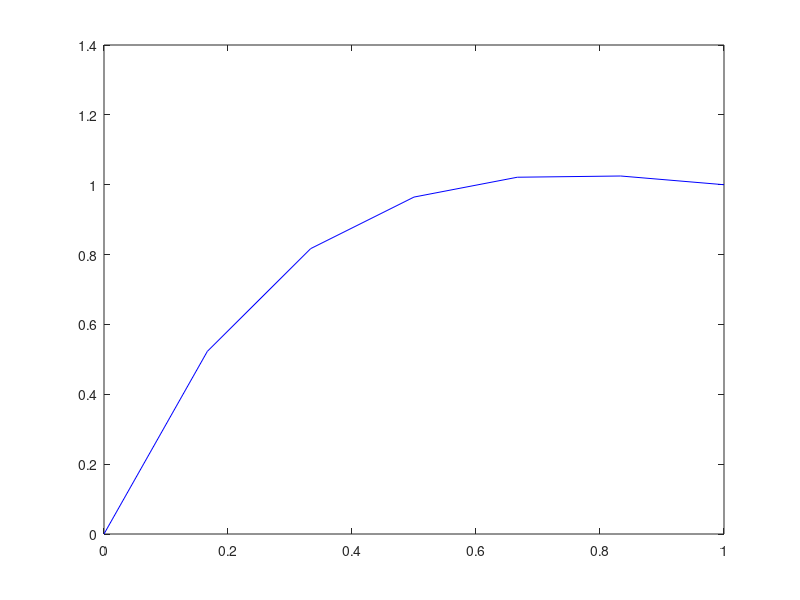

The MATLAB script that drew this image:
% y''+py''+qy=r(x)
p=3;q=2;a=0;b=1;n=6;
ya=0;yb=1;
%------------------
h=(b-a)/n;
A=[];b1=b;
A(1,1)=2*h.^2-2;
A(1,2)=1+3*h/2;
b(1)=(a+h)*h.^2-(1-3*h/2)*ya;
for i=2:(n-2)
        A(i,i-1)=1-3*h/2;
        A(i,i)=2*h*h-2;
        A(i,i+1)=1+3*h/2;
        b(i)=h.^2*(i*h);
end%i
A(n-1,n-2)=1-3*h/2;A(n-1,n-1)=2*h.^2-2;b(n-1)=(a+(n-1)*h)*h.^2-(1+3*h/2)*yb;
fprintf('sistema a resolver [A | b]\n')
disp([A b'])
cc=A\b';
fprintf('Solucion del sistema\n')
disp(cc)
cc=[ya cc' yb];
t=a:h:b1;
plot(t,cc,'-b'); 
